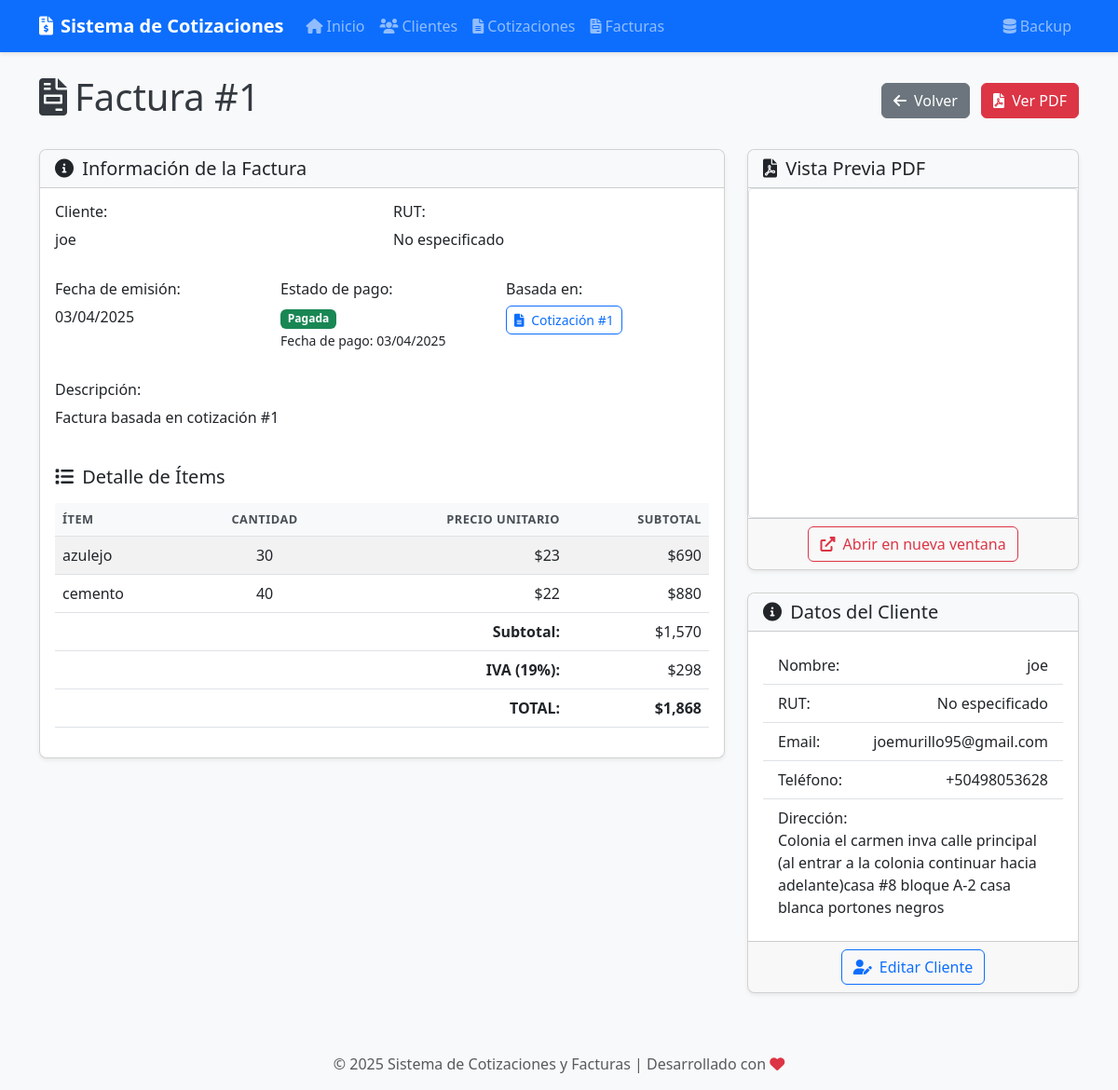
The app's page /facturas/ver/1 with its own data.
### models.py (models this page shows, shortened)
class Factura(db.Model):
    id = db.Column(db.Integer, primary_key=True)
    cliente_id = db.Column(db.Integer, db.ForeignKey('cliente.id'), nullable=False)
    cotizacion_id = db.Column(db.Integer, db.ForeignKey('cotizacion.id'), nullable=True)
    fecha = db.Column(db.DateTime, default=datetime.now)
    fecha_vencimiento = db.Column(db.DateTime, nullable=True)
    descripcion = db.Column(db.Text, nullable=True)
    pagada = db.Column(db.Boolean, default=False)
    fecha_pago = db.Column(db.DateTime, nullable=True)
    items = db.relationship('ItemFactura', backref='factura', lazy=True, cascade="all, delete-orphan")
    @property
    def subtotal(self):
        return sum(item.subtotal for item in self.items)
    @property
    def iva(self):
        return self.subtotal * 0.19  # 19% IVA en Chile
    @property
    def total(self):
        return self.subtotal + self.iva

class Cliente(db.Model):
    id = db.Column(db.Integer, primary_key=True)
    nombre = db.Column(db.String(100), nullable=False)
    email = db.Column(db.String(100), nullable=True)
    telefono = db.Column(db.String(20), nullable=True)
    direccion = db.Column(db.String(200), nullable=True)
    rut = db.Column(db.String(20), nullable=True)
    fecha_creacion = db.Column(db.DateTime, default=datetime.now)
    cotizaciones = db.relationship('Cotizacion', backref='cliente', lazy=True)
    facturas = db.relationship('Factura', backref='cliente', lazy=True)

class Cotizacion(db.Model):
    id = db.Column(db.Integer, primary_key=True)
    cliente_id = db.Column(db.Integer, db.ForeignKey('cliente.id'), nullable=False)
    fecha = db.Column(db.DateTime, default=datetime.now)
    validez = db.Column(db.Integer, default=30)  # Días de validez
    descripcion = db.Column(db.Text, nullable=True)
    items = db.relationship('ItemCotizacion', backref='cotizacion', lazy=True, cascade="all, delete-orphan")
    facturas = db.relationship('Factura', backref='cotizacion', lazy=True)

class ItemFactura(db.Model):
    id = db.Column(db.Integer, primary_key=True)
    factura_id = db.Column(db.Integer, db.ForeignKey('factura.id'), nullable=False)
    nombre = db.Column(db.String(100), nullable=False)
    descripcion = db.Column(db.Text, nullable=True)
    cantidad = db.Column(db.Integer, default=1)
    precio_unitario = db.Column(db.Float, nullable=False)
    @property
    def subtotal(self):
        return self.cantidad * self.precio_unitario

### app.py (the view)
@app.route('/facturas/ver/<int:id>')
def ver_factura(id):
    factura = Factura.query.get_or_404(id)
    pdf_filename = f"factura_{factura.id}.pdf"
    return render_template('facturas/ver.html', factura=factura, pdf_filename=pdf_filename)

### templates/facturas/ver.html (shortened to what this page needs)
{% extends 'base.html' %}
{% block content %}
<div class="d-flex justify-content-between align-items-center mb-4">
    <h1><i class="fas fa-file-invoice me-2"></i>Factura #{{ factura.id }}</h1>
    <div>
        <a href="{{ url_for('listar_facturas') }}" class="btn btn-secondary me-2">
            <i class="fas fa-arrow-left me-1"></i> Volver
        </a>
        <a href="{{ url_for('pdf_factura', id=factura.id) }}" class="btn btn-danger" target="_blank">
            <i class="fas fa-file-pdf me-1"></i> Ver PDF
        </a>
    </div>
</div>
<div class="row">
    <div class="col-md-8">
        <div class="card shadow-sm mb-4">
            <div class="card-header bg-light">
                <h5 class="mb-0"><i class="fas fa-info-circle me-1"></i> Información de la Factura</h5>
            </div>
            <div class="card-body">
                <div class="row mb-3">
                    <div class="col-md-6">
                        <h6>Cliente:</h6>
                        <p>{{ factura.cliente.nombre }}</p>
                    </div>
                    <div class="col-md-6">
                        <h6>RUT:</h6>
                        <p>{{ factura.cliente.rut or 'No especificado' }}</p>
                    </div>
                </div>
                <div class="row mb-3">
                    <div class="col-md-4">
                        <h6>Fecha de emisión:</h6>
                        <p>{{ factura.fecha.strftime('%d/%m/%Y') }}</p>
                    </div>
                    <div class="col-md-4">
                        <h6>Estado de pago:</h6>
                        {% if factura.pagada %}
                            <span class="badge bg-success">Pagada</span>
                            <p><small>Fecha de pago: {{ factura.fecha_pago.strftime('%d/%m/%Y') }}</small></p>
                        {% endif %}
                    </div>
                    <div class="col-md-4">
                        {% if factura.cotizacion %}
                            <h6>Basada en:</h6>
                            <a href="{{ url_for('ver_cotizacion', id=factura.cotizacion.id) }}" class="btn btn-sm btn-outline-primary">
                                <i class="fas fa-file-alt me-1"></i> Cotización #{{ factura.cotizacion.id }}
                            </a>
                        {% endif %}
                    </div>
                </div>
                {% if factura.descripcion %}
                    <div class="row mb-3">
                        <div class="col-md-12">
                            <h6>Descripción:</h6>
                            <p>{{ factura.descripcion }}</p>
                        </div>
                    </div>
                {% endif %}
                <h5 class="mt-4 mb-3"><i class="fas fa-list me-1"></i> Detalle de Ítems</h5>
                <div class="table-responsive">
                    <table class="table table-striped">
                        <thead>
                            <tr>
                                <th>Ítem</th>
                                <th class="text-center">Cantidad</th>
                                <th class="text-end">Precio Unitario</th>
                                <th class="text-end">Subtotal</th>
                            </tr>
                        </thead>
                        <tbody>
                            {% for item in factura.items %}
                                <tr>
                                    <td>{{ item.nombre }}</td>
                                    <td class="text-center">{{ item.cantidad }}</td>
                                    <td class="text-end">${{ "{:,.0f}".format(item.precio_unitario) }}</td>
                                    <td class="text-end">${{ "{:,.0f}".format(item.subtotal) }}</td>
                                </tr>
                            {% endfor %}
                        </tbody>
                        <tfoot>
                            <tr>
                                <td colspan="3" class="text-end"><strong>Subtotal:</strong></td>
                                <td class="text-end">${{ "{:,.0f}".format(factura.subtotal) }}</td>
                            </tr>
                            <tr>
                                <td colspan="3" class="text-end"><strong>IVA (19%):</strong></td>
                                <td class="text-end">${{ "{:,.0f}".format(factura.iva) }}</td>
                            </tr>
                            <tr>
                                <td colspan="3" class="text-end"><strong>TOTAL:</strong></td>
                                <td class="text-end"><strong>${{ "{:,.0f}".format(factura.total) }}</strong></td>
                            </tr>
                        </tfoot>
                    </table>
                </div>
            </div>
        </div>
    </div>
    <div class="col-md-4">
        <div class="card shadow-sm mb-4">
            <div class="card-header bg-light">
                <h5 class="mb-0"><i class="fas fa-file-pdf me-1"></i> Vista Previa PDF</h5>
            </div>
            <div class="card-body p-0">
                <div class="ratio ratio-1x1">
                    <iframe src="{{ url_for('pdf_factura', id=factura.id) }}" frameborder="0"></iframe>
                </div>
            </div>
            <div class="card-footer text-center">
                <a href="{{ url_for('pdf_factura', id=factura.id) }}" class="btn btn-outline-danger" target="_blank">
                    <i class="fas fa-external-link-alt me-1"></i> Abrir en nueva ventana
                </a>
            </div>
        </div>
        <div class="card shadow-sm">
            <div class="card-header bg-light">
                <h5 class="mb-0"><i class="fas fa-info-circle me-1"></i> Datos del Cliente</h5>
            </div>
            <div class="card-body">
                <ul class="list-group list-group-flush">
                    <li class="list-group-item d-flex justify-content-between">
                        <span>Nombre:</span>
                        <span>{{ factura.cliente.nombre }}</span>
                    </li>
                    <li class="list-group-item d-flex justify-content-between">
                        <span>RUT:</span>
                        <span>{{ factura.cliente.rut or 'No especificado' }}</span>
                    </li>
                    <li class="list-group-item d-flex justify-content-between">
                        <span>Email:</span>
                        <span>{{ factura.cliente.email or 'No especificado' }}</span>
                    </li>
                    <li class="list-group-item d-flex justify-content-between">
                        <span>Teléfono:</span>
                        <span>{{ factura.cliente.telefono or 'No especificado' }}</span>
                    </li>
                    <li class="list-group-item">
                        <span>Dirección:</span>
                        <div>{{ factura.cliente.direccion or 'No especificada' }}</div>
                    </li>
                </ul>
            </div>
            <div class="card-footer text-center">
                <a href="{{ url_for('editar_cliente', id=factura.cliente.id) }}" class="btn btn-outline-primary">
                    <i class="fas fa-user-edit me-1"></i> Editar Cliente
                </a>
            </div>
        </div>
    </div>
</div>
{% endblock %}

### static/css/style.css (style rules this page uses)
body { background-color: #f8f9fa; color: #343a40; min-height: 100vh; display: flex; flex-direction: column; }
.card { border-radius: 8px; overflow: hidden; transition: transform 0.3s, box-shadow 0.3s; }
.card-header { font-weight: 500; }
.btn { border-radius: 6px; font-weight: 500; }
.btn-danger { background-color: #dc3545; }
.table { vertical-align: middle; }
.table thead th { background-color: #f8f9fa; color: #495057; font-weight: 600; text-transform: uppercase; font-size: 0.8rem; letter-spacing: 0.5px; }
.ratio iframe { border: 1px solid #dee2e6; border-radius: 4px; }

### records on screen
Factura: id "1", fecha "03/04/2025", fecha_pago "03/04/2025", descripcion "Factura basada en cotización #1"
Cliente: cliente.nombre "joe", cliente "No especificado", cliente "joemurillo95@gmail.com", cliente "+50498053628", cliente "Colonia el carmen inva calle principal (al entrar a la colonia continuar hacia adelante)casa #8 bloque A-2 casa blanca portones negros"
Cotizacion: cotizacion.id "1"
ItemFactura: nombre "azulejo", cantidad "30", precio_unitario "23", subtotal "690", subtotal "1,570", iva "298", total "1,868"
ItemFactura: nombre "cemento", cantidad "40", precio_unitario "22", subtotal "880"
